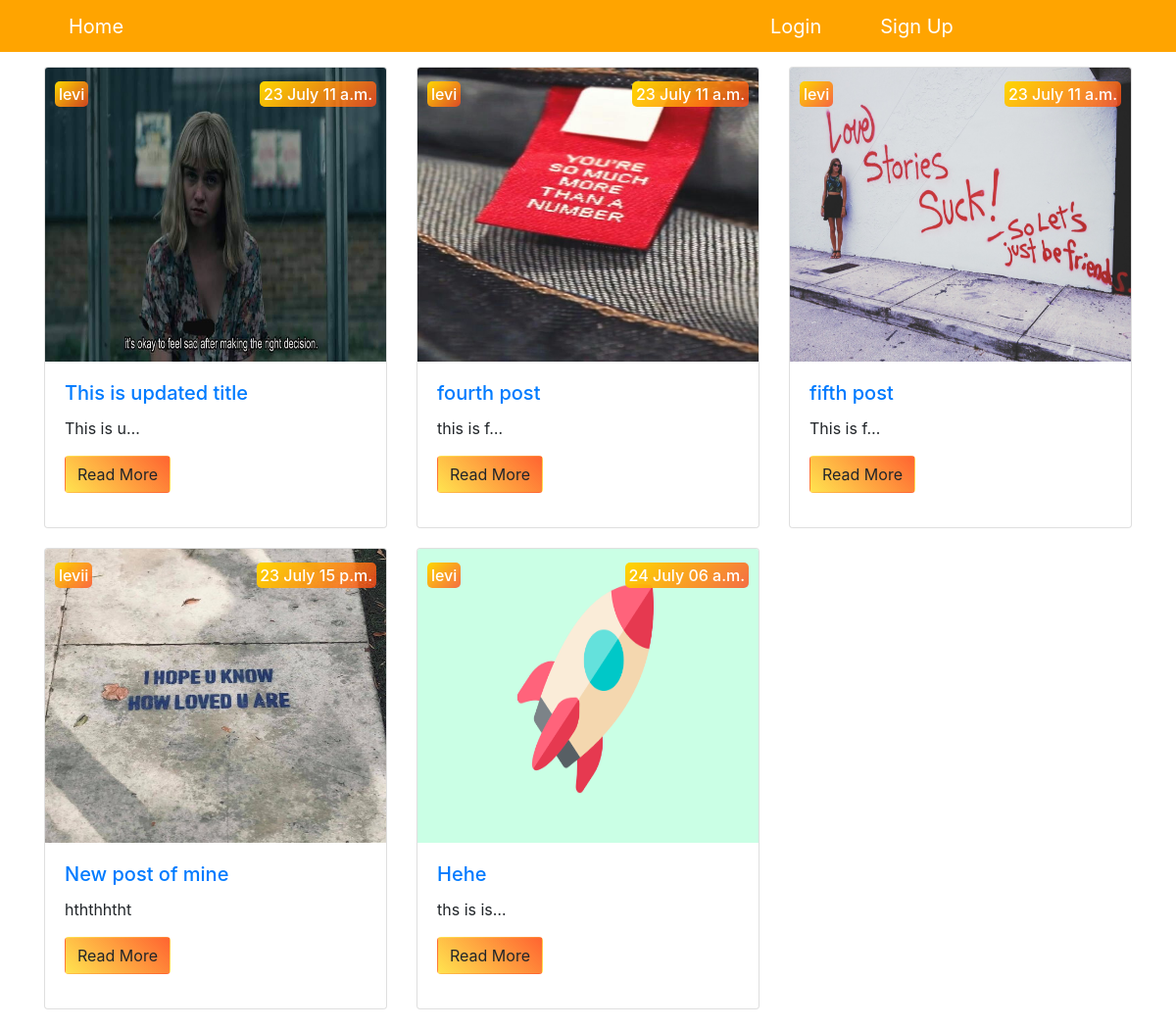
The page / on the database its author committed.
### blog/models.py (models this page shows, shortened)
class Post(models.Model):
    author = models.ForeignKey(USER, on_delete=models.CASCADE)
    title = models.CharField(max_length=120)
    content = models.TextField()
    image = models.ImageField(upload_to = 'images/', default = 'images/default.png')
    created_at = models.DateTimeField(auto_now_add=True)
    updated_at  = models.DateTimeField(auto_now=timezone.now)
    slug = models.SlugField(blank=True)

### accounts/models.py (models this page shows, shortened)
class UserModel(AbstractBaseUser):
    first_name = models.CharField(max_length=40)
    last_name = models.CharField(max_length=40)
    email = models.EmailField(verbose_name='Email Address',
        max_length=255,
        unique=True
        )
    created_at = models.DateTimeField(auto_now=now)
    is_active = models.BooleanField(default=True)
    is_admin = models.BooleanField(default = False)
    username = models.CharField(max_length=100, blank = True)
    profile_picture = models.ImageField(upload_to='profile_pics', default = 'profile_pics/default.jpg')
    bio = models.TextField(blank=True)
    email_confirmed = models.BooleanField(default = False)
    objects = UserManager()
    groups = None
    USERNAME_FIELD = 'email'
    REQUIRED_FIELDS = [ ]

### blog/views.py (the view)
# urls.py: path('', PostListView.as_view(), name = 'blog-home'),
class PostListView(ListView):
    model = Post
    context_object_name = 'posts'
    template_name = 'blog/index.html'

### blog/templates/blog/index.html
{%extends 'blog/base.html' %}
{%block content%}
    <div class="container">
        <div class="row">
            {% for post in posts %}
            <div class="col-md-4 ">
                <div class="card">
                    <h6 class="author">{{post.author.first_name}}</h6>
                    <h6 class="date">{{post.created_at | date:"d F "}}{{post.created_at | time:"H a "}}</h6>
                    <img src="{{post.image.url}}" class="card-img-top" alt="">
                    <div class="card-body">
                        <h5 class="card-title"><a href="{%url 'blog:post-detail' post.slug %}" >{{post.title}}</a> </h5>
                        <p>{{post.content | truncatechars:10}}</p>
                        <a href="{%url 'blog:post-detail' post.slug %}" class="btn btn-md">Read More</a>
                    </div>
                </div>
            </div>
            {%endfor%}
        </div>
    </div>
{%endblock content%}

### blog/templates/blog/base.html (shortened to what this page needs)
{%load static%}
<!DOCTYPE html>
<html lang="en">
<head>
    <link rel="stylesheet" href="{% static 'css/main1.css' %}">
    <link rel="stylesheet" href="https://stackpath.bootstrapcdn.com/bootstrap/4.5.0/css/bootstrap.min.css">
</head>
<body>
    <nav>
        <ul class="trans" id="nav-menu">
            <li><a href="{% url 'blog:blog-home' %}">Home</a></li>
            {%if user.is_authenticated%}
            <li><a href="{% url 'blog:post-create' %}">Create Post</a></li>
            <li><a href="{% url 'accounts:profile' user.username %}" class="right">Hello {{user.first_name}}</a></li>
            <li><a href="{% url 'accounts:logout' %}" class="right">Logout</a></li>
            {%else%}
            <li><a href="{% url 'accounts:login' %}" class="right">Login</a></li>
            <li><a href="{% url 'accounts:signup' %}" class="right">Sign Up</a></li>
            {% endif %}
        </ul>
    </nav>
    {%block content%}
    {% endblock %}
</body>
</html>

### blog/static/css/main1.css (style rules this page uses)
nav { padding-top: 2px; background-color: #ffa400; width: 100%; height: 53px; }
.container { margin-top: 15px; }
.trans { transition: all 400ms ; }
li>a { text-decoration: none; color: #ffffff; }
nav ul li { font-size: 20px; display: block; float: left; padding: 10px 15px; }
ul li a { padding: 15px ; }
.right { position: relative; left: 50vw; }
.col-md-4 { margin-bottom: 20px; }
.btn { background-image: -moz-linear-gradient(45deg, rgba(255, 215, 0, 0.69), rgba(255, 83, 26, 0.9)); background-image: -webkit-linear-gradient(45deg, rgba(255, 215, 0, 0.69), rgba(255, 83, 26, 0.9)); background-image: linear-gradient(45deg, rgba(255, 215, 0, 0.69), rgba(255, 83, 26, 0.9)); color: white; }
.author { position: absolute; top: 3%; left: 3%; padding: 1%; border-radius: 5px; background-image: -moz-linear-gradient(135deg, rgb(255, 215, 0), rgba(255, 71, 26, 0.79)); background-image: -webkit-linear-gradient(135deg, rgb(255, 215, 0), rgba(255, 71, 26, 0.79)); background-image: linear-gradient(135deg, rgb(255, 215, 0), rgba(255, 71, 26, 0.79)); color: #ffffff; }
.date { position: absolute; top: 3%; right: 3%; padding: 1%; border-radius: 5px; background-image: -moz-linear-gradient(135deg, rgb(255, 215, 0), rgba(255, 71, 26, 0.79)); background-image: -webkit-linear-gradient(135deg, rgb(255, 215, 0), rgba(255, 71, 26, 0.79)); background-image: linear-gradient(135deg, rgb(255, 215, 0), rgba(255, 71, 26, 0.79)); color: #ffffff; }
.card { padding-bottom: 15px; }
.card img { max-width: 350px; height: 300px; }

### rows shown on the page
Post: author.first_name "levi", created_at "23 July", created_at "11 a.m.", image (picture), title "This is updated title", content "This is u…"
Post: author.first_name "levi", created_at "23 July", created_at "11 a.m.", image (picture), title "fourth post", content "this is f…"
Post: author.first_name "levi", created_at "23 July", created_at "11 a.m.", image (picture), title "fifth post", content "This is f…"
Post: author.first_name "levii", created_at "23 July", created_at "15 p.m.", image (picture), title "New post of mine", content "hththhtht"
Post: author.first_name "levi", created_at "24 July", created_at "06 a.m.", image (placeholder picture), title "Hehe", content "ths is is…"
